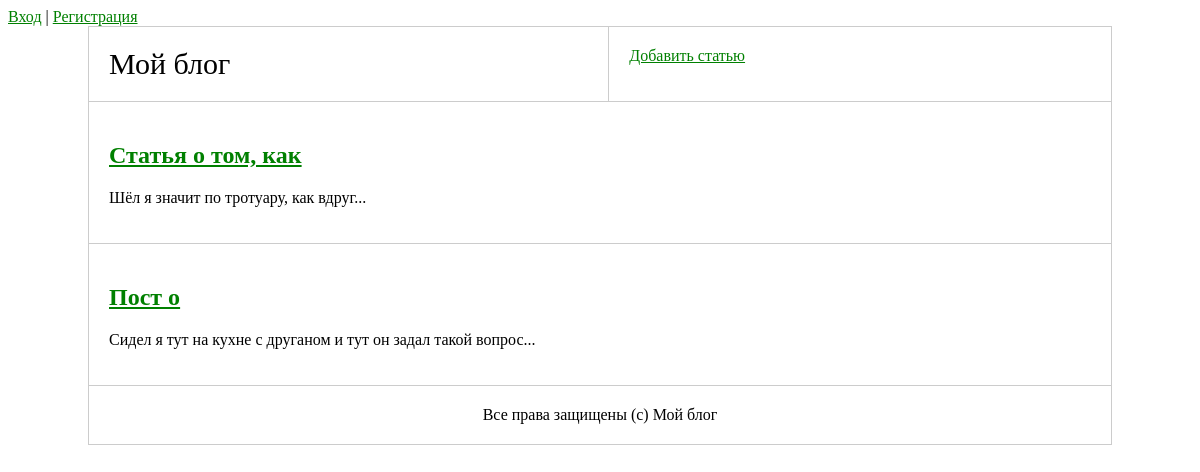
/, run on an earlier commit of the app's database.
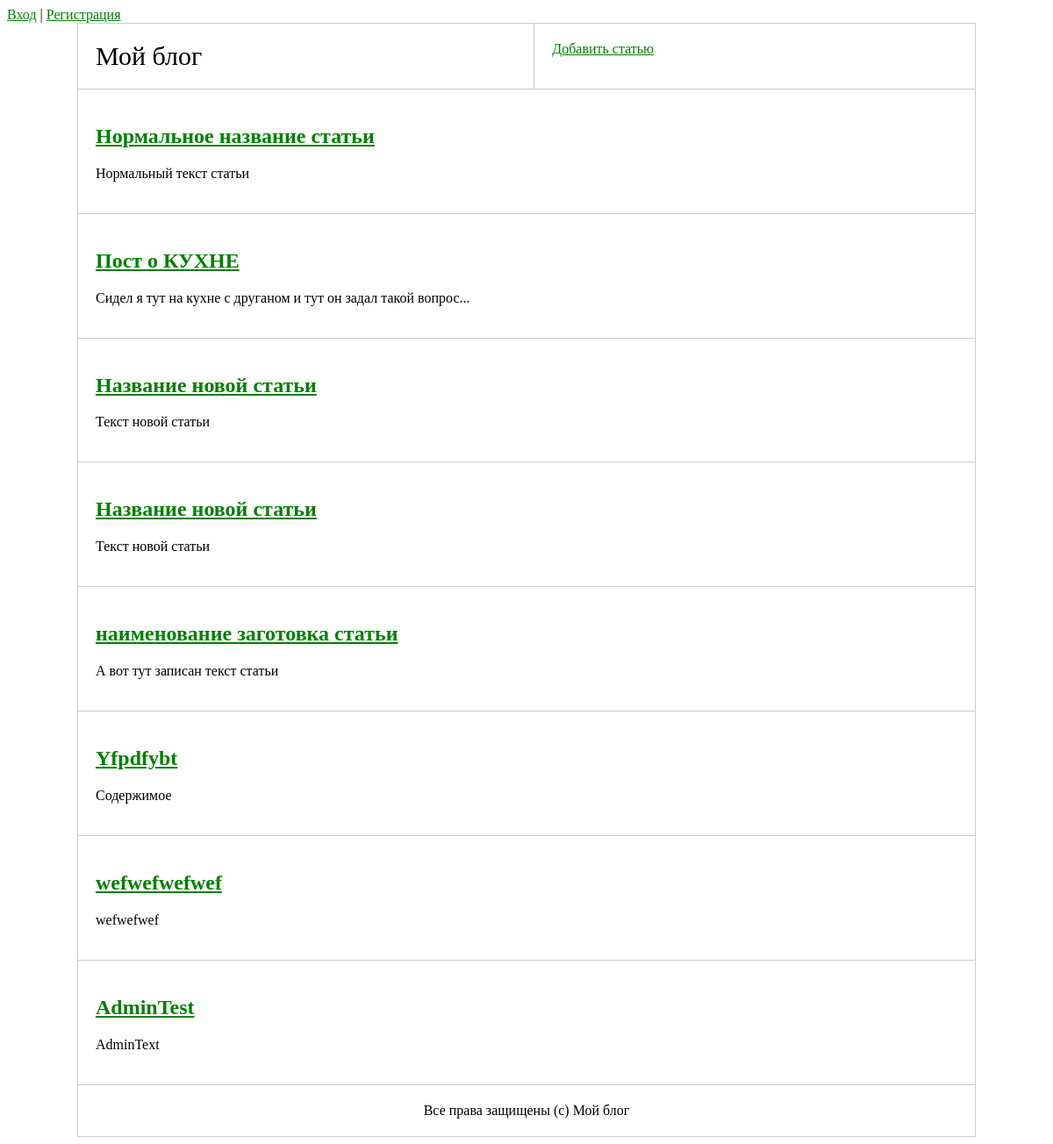
And on a later commit of the database.
### tables this page shows
CREATE TABLE `articles` (
  `id` int(11) NOT NULL,
  `author_id` int(11) NOT NULL,
  `name` varchar(255) NOT NULL,
  `text` text NOT NULL,
  `created_at` datetime NOT NULL DEFAULT CURRENT_TIMESTAMP
);

### src/MyProject/Controllers/MainController.php (called while the page is built, shortened)
<?php
class MainController extends AbstractController
{
    public function main()
    {
        $articles = Article::findAll();
        $this->view->renderHtml('main/main.php',['articles'=>$articles]);
    }
}

### www/index.php (called while the page is built, shortened)
<?php
try{
    $routes = require __DIR__ . str_replace('/','\\','/../src/routes.php');
    $route = $_GET['route'] ?? '';
    foreach ($routes as $pattern => $controllerAndAction) {
        preg_match($pattern, $route, $matches);
        if (!empty($matches)) {
            break;
        }
    }
    unset($matches[0]);
    $actionName = $controllerAndAction[1];
    $controller = new $controllerName();
    $controller -> $actionName(...$matches);
} catch (\MyProject\Exceptions\DbException $e) {
    $view = new \MyProject\View\View(__DIR__. str_replace('/','\\','/../src/templates/errors'));
    $view->renderHtml('500.php', ['error'=>$e->getMessage()],500);
} catch (\MyProject\Exceptions\NotFoundException $e) {
    $view = new \MyProject\View\View(__DIR__. str_replace('/','\\','/../src/templates/errors'));
    $view->renderHtml('404.php', ['error'=>$e->getMessage()],404);
}catch (\MyProject\Exceptions\UnauthorizedException $e) {
    $view = new \MyProject\View\View(__DIR__. str_replace('/','\\','/../src/templates/errors'));
    $view->renderHtml('401.php', ['error'=>$e->getMessage()],401);
}catch (\MyProject\Exceptions\ForbiddenException $e) {
    $view = new \MyProject\View\View(__DIR__. str_replace('/','\\','/../src/templates/errors'));
    $view->renderHtml('notAllow.php', ['error'=>$e->getMessage()],401);
}

### src/settings.php (called while the page is built)
<?php
return [
    'db'=>[
        'user'=>'user',
        'password'=>'userP@ssw0rd',
        'dbname'=>'my_project',
        'host'=>'localhost',
    ]
];

### src/MyProject/Services/Db.php (called while the page is built, shortened)
<?php
class Db
{
    private static $instance;
    private $pdo;
    private function __construct()
    {
        $dbOptions = (require __DIR__.'/../../settings.php')['db'];
        try {
            $this->pdo = new PDO(
                'mysql:host='.$dbOptions['host'].'; dbname='.$dbOptions['dbname'],
                $dbOptions['user'],
                $dbOptions['password']
            );
            $this->pdo->exec('SET NAMES UTF8');
        } catch (PDOException $e) {
            throw new DbException("Ошибка при подключении к базе данных:" . $e->getMessage());
        }
    }
    public function query(string $sql, array $params = [], string $className = 'stdClass'): ?array
    {
        $sth = $this->pdo->prepare($sql);
        $result = $sth->execute($params);
        return $sth->fetchAll(PDO::FETCH_CLASS, $className);
    }
    public static function getInstances():self
    {
        if (self::$instance === null) {
            self::$instance = new self();
        }
        return self::$instance;
    }
}

### src/MyProject/Models/ActiveRecordEntity.php (called while the page is built, shortened)
<?php
abstract class ActiveRecordEntity
{
    protected $id;
    public function getId()
    {
        return $this->id;
    }
    private function under_score_ToCamelCase(string $source):string
    {
        return lcfirst(str_replace('_','',ucwords($source, '_')));
    }
    public static function findAll(): array
    {
        $db = Db::getInstances();
        return $db->query('SELECT * FROM `'.static::getTableName().'`;', [], static::class);
    }
}

### src/MyProject/Models/Articles/Article.php (called while the page is built, shortened)
<?php
class Article extends ActiveRecordEntity
{
    protected $name;
    protected $text;
    public function getName():string
    {
        return $this->name;
    }
    public function getText(int $n=0):string
    {
        if ($n > 0) {
           return substr($this->text, 0, $n);
        } else {
            return $this->text;
        }
    }
    protected static function getTableName(): string
    {
        return 'articles';
    }
}

### src/templates/main/main.php (the view)
<?php include('../src/templates/header.php');?>
    <table class='layout'>
        <tr>
            <td class='header'>
                Мой блог
            </td>
            <td>
                <a href="articles/add">   Добавить статью</a>
            </td>
        </tr>
        <?php foreach ($articles as $article):?>
        <tr>
            <td colspan="2">
                <h2><a href="articles/<?=$article->getId();?>"><?=$article->getName();?></a></h2>
                <p><?=$article->getText(300);?></p>
            </td>
        </tr>
        <?php endforeach;?>
        <?php include('../src/templates/footer.php');?>

### src/templates/header.php (shortened to what this page needs)
<!DOCTYPE html>
<html lang="en">
<head>
    <link rel="stylesheet" href="../../../www/style.css">
</head>
<body>
<div id='userLogin'>
<?php if(!empty($user)):?>
    Привет, <?=$user->getNickname()?> |  <a href="/www/users/profile">Профиль</a> | <a href="/www/users/logout">Выйти</a>
    <?php if ($user->isAdmin()):?>
        <br><a href="/www/admin">АдминПанель</a>
        <br><a href="/www">Главная страница</a>
    <?php endif;?>
<?php else:?>
    <a href="/www/users/login">Вход</a> | <a href="/www/users/register">Регистрация</a>
<?php endif;?>
</div>

### src/templates/footer.php
<tr>
        <td class="footer" colspan="2">Все права защищены (c) Мой блог</td>
    </tr>
    </table>
</body>
</html>

### src/MyProject/View/View.php (shortened to what this page needs)
<?php
class View
{
    private $templatesPath;
    private $extraVars = [];
    public function __construct(string $templatesPath)
    {
        $this->templatesPath = $templatesPath;
    }
    public function setVar(string $name, $value):void
    {
        $this->extraVars[$name] = $value;
    }
    public function renderHtml(string $templateName, array $vars =[], int $code = 200)
    {
        extract($this->extraVars);
        extract($vars);
        include $this->templatesPath . '/' . $templateName;
        $buffer = ob_get_contents();
        echo $buffer;
    }
}

### www/style.css (style rules this page uses)
table { border: 1px solid; }
td { border: 1px solid; }
.layout { width: 100%; max-width: 1024px; margin: auto; background-color: #fff; border-collapse: collapse; }
.layout tr td { padding:20px; vertical-align: top; border: 1px solid #ccc; }
.header { font-size:30px; }
.footer { text-align: center; }
a, a:visited { color:green; }

What changed in the data, as far as the page shows it:
changed articles: name "Статья о том, как" → "Нормальное название статьи"; text "Шёл я значит по тротуару, как вдруг..." → "Нормальный текст статьи"
changed articles "Сидел я тут на кухне с друганом и тут он задал такой вопрос...": name "Пост о" → "Пост о КУХНЕ"
added articles: name "Название новой статьи", text "Текст новой статьи"
added articles: name "Название новой статьи", text "Текст новой статьи"
added articles: name "наименование заготовка статьи", text "А вот тут записан текст статьи"
added articles: name "Yfpdfybt", text "Содержимое"
added articles: name "wefwefwefwef", text "wefwefwef"
added articles: name "AdminTest", text "AdminText"
